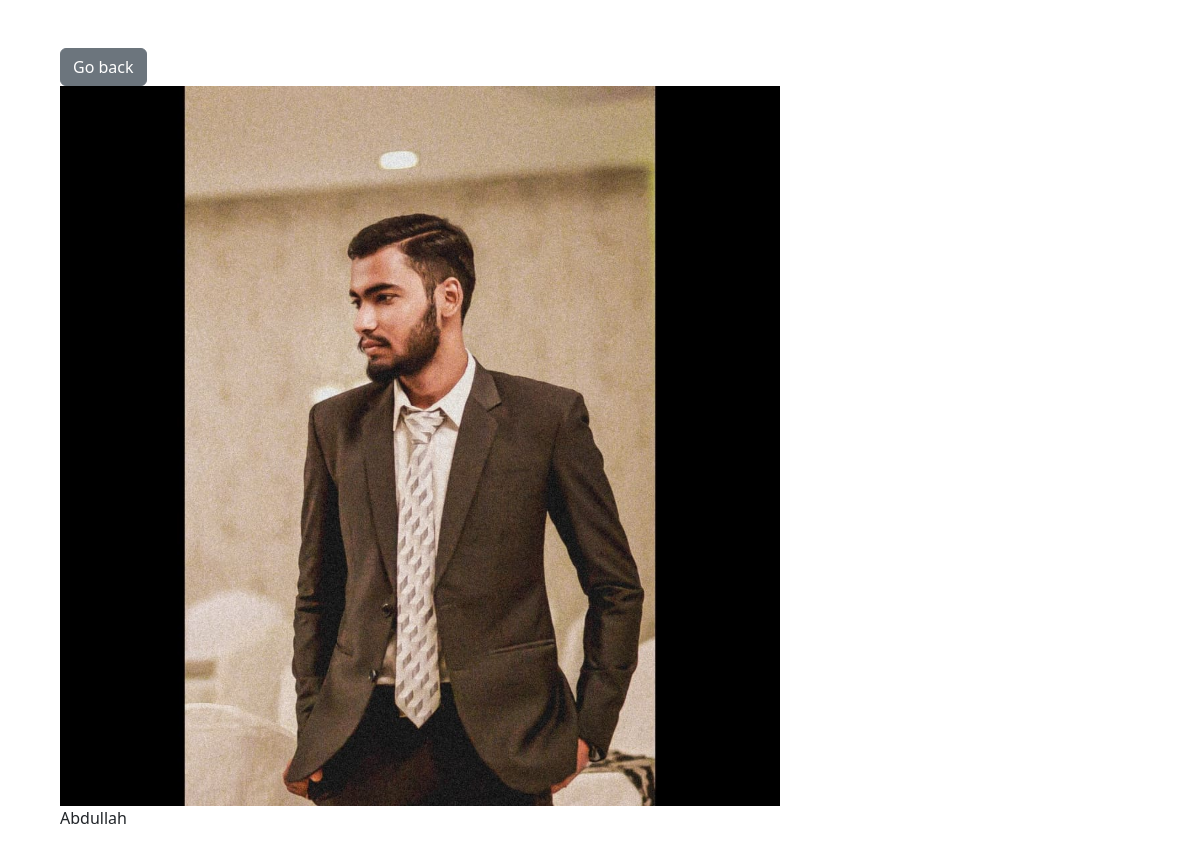
The page /photo/1 on the database its author committed.
### photos/models.py (models this page shows, shortened)
class Photo(models.Model):
    category=models.ForeignKey(Category,on_delete=models.SET_NULL,null=True,blank=False)
    image= models.ImageField(null=False,blank=False)
    description=models.TextField()

### photos/views.py (the view)
# urls.py: path('photo/<str:pk>',views.photos,name='photos'),
def photos(request,pk):
    photos= Photo.objects.get(id=pk)
    context={
        'photos':photos
    }
    return render(request,'photos/photo.html',context)

### photos/templates/photos/photo.html (shortened to what this page needs)
<!DOCTYPE html>
<html lang="en">
  <head>
    <link
      href="https://cdn.jsdelivr.net/npm/bootstrap@5.3.0/dist/css/bootstrap.min.css"
      rel="stylesheet"
    />
  </head>
  <body class="m-5">
    <div class="container">
      <div class="row justify-content-center">
        <div class="col">
          <a href="{% url 'photos:gallery' %}" class="btn btn-secondary"
            >Go back</a
          >
          <div style="height: 90vh">
            <img
                style="max-width: 100%; max-height: 100%;"
                src="{{ photos.image.url }}"
              alt=""
            />
            <p>
              {{ photos.description }}
            </p>
          </div>
        </div>
      </div>
    </div>
  </body>
</html>

### rows shown on the page
Photo: image (picture), description "Abdullah"
